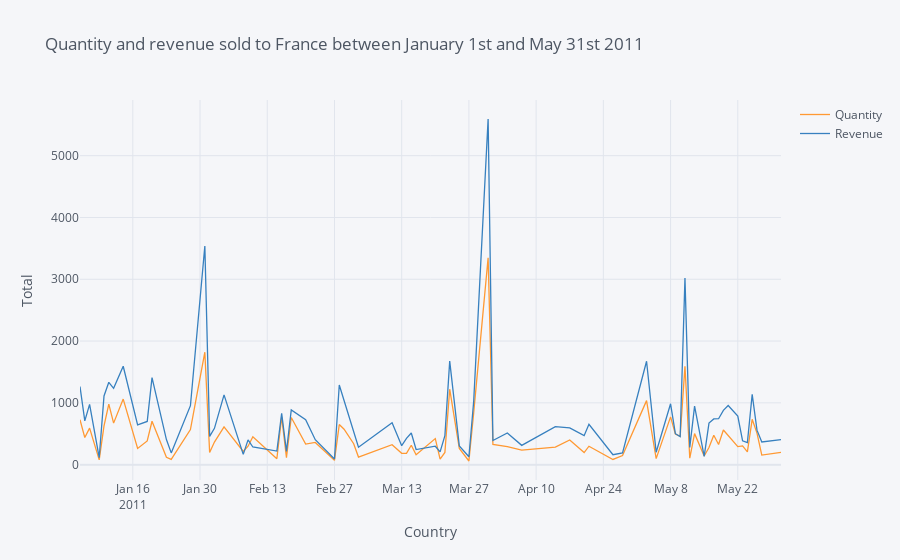

Source (notebook cell):
### Markdown cell above
## 2. Create an interactive line chart showing quantity and revenue sold to France between January 1st and May 31st 2011.

### Code cell
data['day_month_year'] = pd.to_datetime(data['InvoiceDate']).dt.to_period('D')

data2 = data[(data['Country']=='France')&(data['day_month_year']>='2011-01-01')&(data['day_month_year']<='2011-05-31')].filter(items=['day_month_year','Quantity','Revenue']).groupby('day_month_year').sum()
# data2.head()
data2.iplot(kind='lines', xTitle='Country', yTitle='Total',
    title='Quantity and revenue sold to France between January 1st and May 31st 2011')
